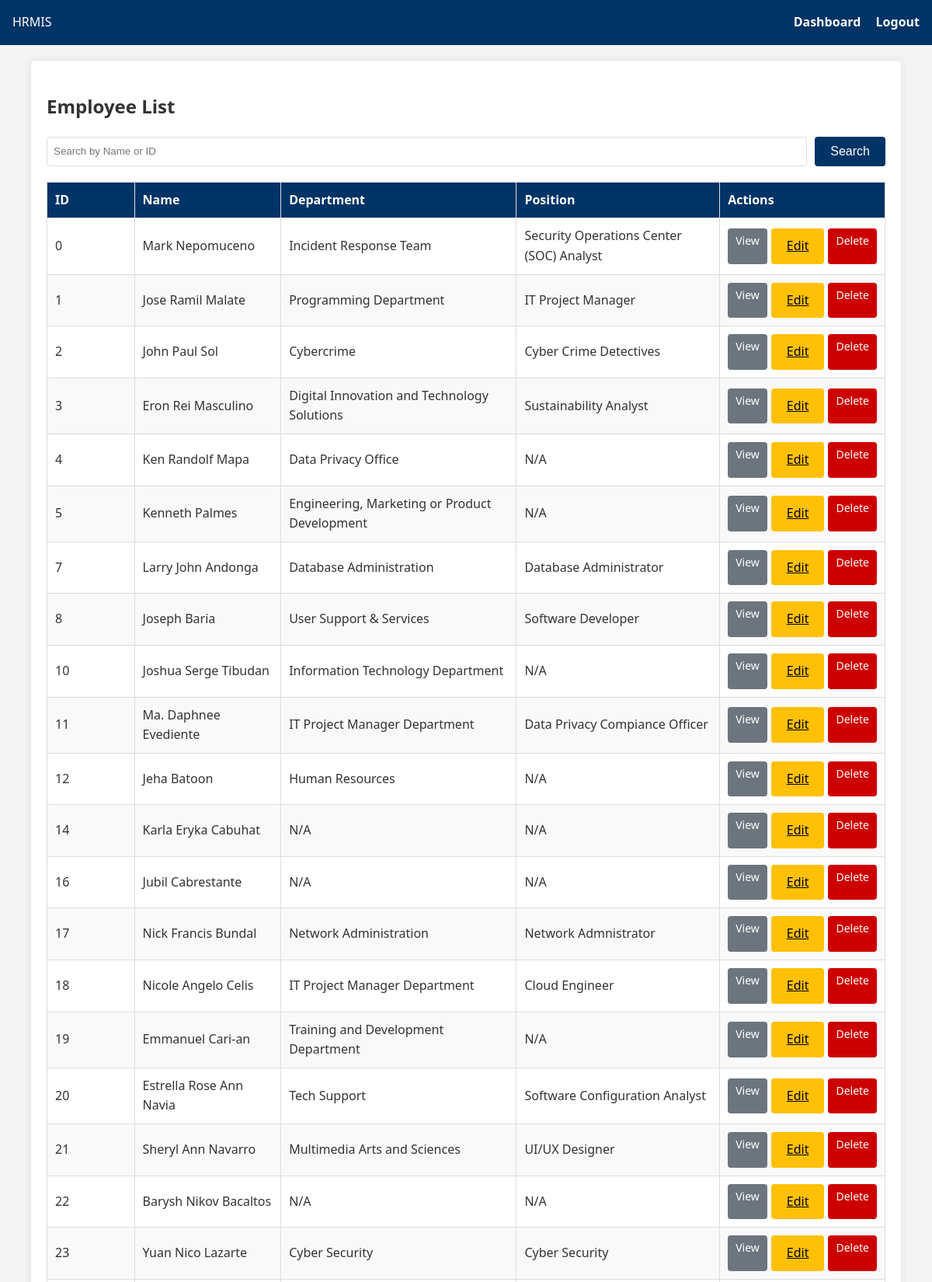
The page /views/employee_list.php (signed in, upper part) on the database its author committed.
### tables this page shows
CREATE TABLE `employees` (
  `idemployees` int NOT NULL,
  `first_name` varchar(45) NOT NULL,
  `middle_name` varchar(45) DEFAULT NULL,
  `last_name` varchar(45) NOT NULL,
  `name_extension` varchar(5) DEFAULT NULL,
  `birthdate` date NOT NULL,
  `birth_city` varchar(45) NOT NULL,
  `birth_province` varchar(45) NOT NULL,
  `birth_country` varchar(45) NOT NULL,
  `sex` varchar(7) NOT NULL,
  `civil_status` varchar(10) NOT NULL,
  `height_in_meter` float NOT NULL,
  `weight_in_kg` float NOT NULL,
  `contactno` varchar(45) NOT NULL,
  `blood_type` varchar(45) NOT NULL,
  `gsis_no` varchar(45) DEFAULT NULL,
  `sss_no` varchar(45) DEFAULT NULL,
  `philhealthno` varchar(45) DEFAULT NULL,
  `tin` varchar(45) NOT NULL,
  `employee_no` int NOT NULL,
  `citizenship` varchar(45) NOT NULL,
  `res_spec_address` varchar(45) DEFAULT NULL,
  `res_street_address` varchar(45) DEFAULT NULL,
  `res_vill_address` varchar(45) DEFAULT NULL,
  `res_barangay_address` varchar(45) NOT NULL,
  `res_city` varchar(45) NOT NULL,
  `res_municipality` varchar(45) NOT NULL,
  `res_province` varchar(45) NOT NULL,
  `res_zipcode` varchar(45) NOT NULL,
  `perm_spec_address` varchar(45) DEFAULT NULL,
  `perm_street_address` varchar(45) DEFAULT NULL,
  `perm_vill_address` varchar(45) DEFAULT NULL,
  `perm_barangay_address` varchar(45) NOT NULL,
  `perm_city` varchar(45) NOT NULL,
  `perm_municipality` varchar(45) NOT NULL,
  `perm_province` varchar(45) NOT NULL,
  `perm_zipcode` varchar(45) NOT NULL,
  `telephone` varchar(45) DEFAULT NULL,
  `mobile_no` varchar(15) NOT NULL,
  `email` varchar(45) DEFAULT NULL,
  `Q34A` tinyint NOT NULL,
  `Q34B` tinyint NOT NULL,
  `Q34_details` varchar(45) DEFAULT NULL,
  `Q35a` tinyint NOT NULL,
  `Q35b` tinyint NOT NULL,
  `Q35_details` varchar(45) DEFAULT NULL,
  `Q36` varchar(45) NOT NULL,
  `Q36_details` varchar(45) DEFAULT NULL,
  `Q37` tinyint NOT NULL,
  `Q37_details` varchar(45) DEFAULT NULL,
  `Q38a` tinyint NOT NULL,
  `Q38b` tinyint NOT NULL,
  `Q38_details` varchar(45) DEFAULT NULL,
  `Q39a` tinyint NOT NULL,
  `Q39b` tinyint NOT NULL,
  `Q39_details` varchar(45) DEFAULT NULL,
  `Q40a` tinyint NOT NULL,
  `Q40a_details` varchar(45) DEFAULT NULL,
  `Q40b` tinyint NOT NULL,
  `Q40b_details` varchar(45) DEFAULT NULL,
  `Q40c` tinyint NOT NULL,
  `Q40c_details` varchar(45) DEFAULT NULL,
  PRIMARY KEY (`idemployees`)
);

### views/employee_list.php (the view, shortened to what this page needs)
<?php
require_once '../conn.php';
$search = "";
if (isset($_GET['search'])) {
    $search = $_GET['search'];
    $search_param = "%" . $search . "%";
    $sql = "SELECT e.idemployees, e.first_name, e.last_name, MAX(d.dept_name) as dept_name, MAX(p.job_category) as job_category
            FROM employees e
            LEFT JOIN employees_unitassignments eu ON e.idemployees = eu.employees_idemployees
            LEFT JOIN departments d ON eu.departments_iddepartments = d.iddepartments
            LEFT JOIN service_records sr ON e.idemployees = sr.employees_idemployees
            LEFT JOIN job_positions p ON sr.job_positions_idjob_positions = p.idjob_positions
            WHERE e.first_name LIKE ? OR e.last_name LIKE ? OR e.idemployees LIKE ?
            GROUP BY e.idemployees, e.first_name, e.last_name";
    $stmt = $conn->prepare($sql);
    $stmt->bind_param("sss", $search_param, $search_param, $search_param);
    $stmt->execute();
    $result = $stmt->get_result();
} else {
    $sql = "SELECT e.idemployees, e.first_name, e.last_name, MAX(d.dept_name) as dept_name, MAX(p.job_category) as job_category
            FROM employees e
            LEFT JOIN employees_unitassignments eu ON e.idemployees = eu.employees_idemployees
            LEFT JOIN departments d ON eu.departments_iddepartments = d.iddepartments
            LEFT JOIN service_records sr ON e.idemployees = sr.employees_idemployees
            LEFT JOIN job_positions p ON sr.job_positions_idjob_positions = p.idjob_positions
            GROUP BY e.idemployees, e.first_name, e.last_name";
    $result = $conn->query($sql);
}
?>
<!DOCTYPE html>
<html lang="en">
<head>
    <link rel="stylesheet" href="../style.css">
</head>
<body>
    <nav class="navbar">
        <div class="brand">HRMIS</div>
        <div class="links">
            <a href="../dashboard.php">Dashboard</a>
            <a href="../actions/logout.php">Logout</a>
        </div>
    </nav>
    <div class="container">
        <h2>Employee List</h2>
        <form action="" method="GET" style="margin-bottom: 20px; display: flex; gap: 10px;">
            <input type="text" name="search" placeholder="Search by Name or ID" value="<?php echo htmlspecialchars($search); ?>" style="flex: 1;">
            <button type="submit" class="btn-primary">Search</button>
        </form>
        <table>
            <thead>
                <tr>
                    <th>ID</th>
                    <th>Name</th>
                    <th>Department</th>
                    <th>Position</th>
                    <th>Actions</th>
                </tr>
            </thead>
            <tbody>
                <?php if ($result && $result->num_rows > 0): ?>
                    <?php while($row = $result->fetch_assoc()): ?>
                        <tr>
                            <td><?php echo $row['idemployees']; ?></td>
                            <td><?php echo $row['first_name'] . ' ' . $row['last_name']; ?></td>
                            <td><?php echo $row['dept_name'] ?? 'N/A'; ?></td>
                            <td><?php echo $row['job_category'] ?? 'N/A'; ?></td>
                            <td>
                                <div style="display: flex; gap: 5px; justify-content: center;">
                                    <a href="view_employee.php?id=<?php echo $row['idemployees']; ?>" class="btn-secondary">View</a>
                                    <?php if ($_SESSION['role'] == 'HR Head' || $_SESSION['role'] == 'HR Staff'): ?>
                                        <a href="edit_employee.php?id=<?php echo $row['idemployees']; ?>" class="btn-primary" style="background-color: #ffc107; color: #000;">Edit</a>
                                    <?php endif; ?>
                                    <?php if ($_SESSION['role'] == 'HR Head'): ?>
                                        <a href="../actions/delete_employee.php?id=<?php echo $row['idemployees']; ?>" class="btn-danger" onclick="return confirm('Are you sure you want to delete this employee? This action cannot be undone.')">Delete</a>
                                    <?php endif; ?>
                                </div>
                            </td>
                        </tr>
                    <?php endwhile; ?>
                <?php else: ?>
                    <tr>
                        <td colspan="5" style="text-align: center;">No employees found.</td>
                    </tr>
                <?php endif; ?>
            </tbody>
        </table>
    </div>
</body>
</html>

### style.css (style rules this page uses)
:root { --primary-color: #003366; --secondary-color: #f4f4f4; --accent-color: #cc0000; --text-color: #333; --border-color: #ddd; --white: #ffffff; }
body { font-family: 'Segoe UI', Tahoma, Geneva, Verdana, sans-serif; background-color: var(--secondary-color); color: var(--text-color); margin: 0; padding: 0; line-height: 1.6; }
.container { width: 90%; max-width: 1200px; margin: 20px auto; background: var(--white); padding: 20px; box-shadow: 0 0 10px rgba(0,0,0,0.1); border-radius: 5px; }
.navbar { background-color: var(--primary-color); color: var(--white); padding: 1rem; display: flex; justify-content: space-between; align-items: center; }
.navbar a { color: var(--white); text-decoration: none; margin-left: 15px; font-weight: bold; }
input[type="text"], input[type="email"], input[type="date"], input[type="password"], select { width: 100%; padding: 8px; border: 1px solid var(--border-color); border-radius: 4px; box-sizing: border-box; }
table { width: 100%; border-collapse: collapse; margin-bottom: 20px; }
table, th, td { border: 1px solid var(--border-color); }
th { background-color: var(--primary-color); color: var(--white); padding: 10px; text-align: left; }
td { padding: 10px; }
tr:nth-child(even) { background-color: #f9f9f9; }
.btn-primary { background-color: var(--primary-color); color: var(--white); padding: 10px 20px; border: none; border-radius: 4px; cursor: pointer; font-size: 16px; }
.btn-secondary { background-color: #6c757d; color: var(--white); padding: 5px 10px; border: none; border-radius: 4px; cursor: pointer; text-decoration: none; font-size: 14px; }
.btn-danger { background-color: var(--accent-color); color: var(--white); padding: 5px 10px; border: none; border-radius: 4px; cursor: pointer; text-decoration: none; font-size: 14px; }

### rows shown on the page
employees: idemployees "0", first_name "Mark", last_name "Nepomuceno", dept_name "Incident Response Team", job_category "Security Operations Center (SOC) Analyst"
employees: idemployees "1", first_name "Jose Ramil", last_name "Malate", dept_name "Programming Department", job_category "IT Project Manager"
employees: idemployees "2", first_name "John Paul", last_name "Sol", dept_name "Cybercrime", job_category "Cyber Crime Detectives"
employees: idemployees "3", first_name "Eron Rei", last_name "Masculino", dept_name "Digital Innovation and Technology Solutions", job_category "Sustainability Analyst"
employees: idemployees "4", first_name "Ken Randolf", last_name "Mapa", dept_name "Data Privacy Office", job_category "N/A"
employees: idemployees "5", first_name "Kenneth", last_name "Palmes", dept_name "Engineering, Marketing or Product Development", job_category "N/A"
employees: idemployees "7", first_name "Larry John", last_name "Andonga", dept_name "Database Administration", job_category "Database Administrator"
employees: idemployees "8", first_name "Joseph", last_name "Baria", dept_name "User Support & Services", job_category "Software Developer"
employees: idemployees "10", first_name "Joshua Serge", last_name "Tibudan", dept_name "Information Technology Department", job_category "N/A"
employees: idemployees "11", first_name "Ma. Daphnee", last_name "Evediente", dept_name "IT Project Manager Department", job_category "Data Privacy Compiance Officer"
employees: idemployees "12", first_name "Jeha", last_name "Batoon", dept_name "Human Resources", job_category "N/A"
employees: idemployees "14", first_name "Karla Eryka", last_name "Cabuhat", dept_name "N/A", job_category "N/A"
employees: idemployees "16", first_name "Jubil", last_name "Cabrestante", dept_name "N/A", job_category "N/A"
employees: idemployees "17", first_name "Nick Francis", last_name "Bundal", dept_name "Network Administration", job_category "Network Admnistrator"
employees: idemployees "18", first_name "Nicole Angelo", last_name "Celis", dept_name "IT Project Manager Department", job_category "Cloud Engineer"
employees: idemployees "19", first_name "Emmanuel", last_name "Cari-an", dept_name "Training and Development Department", job_category "N/A"
employees: idemployees "20", first_name "Estrella Rose Ann", last_name "Navia", dept_name "Tech Support", job_category "Software Configuration Analyst"
employees: idemployees "21", first_name "Sheryl Ann", last_name "Navarro", dept_name "Multimedia Arts and Sciences", job_category "UI/UX Designer"
employees: idemployees "22", first_name "Barysh Nikov", last_name "Bacaltos", dept_name "N/A", job_category "N/A"
employees: idemployees "23", first_name "Yuan Nico", last_name "Lazarte", dept_name "Cyber Security", job_category "Cyber Security"
